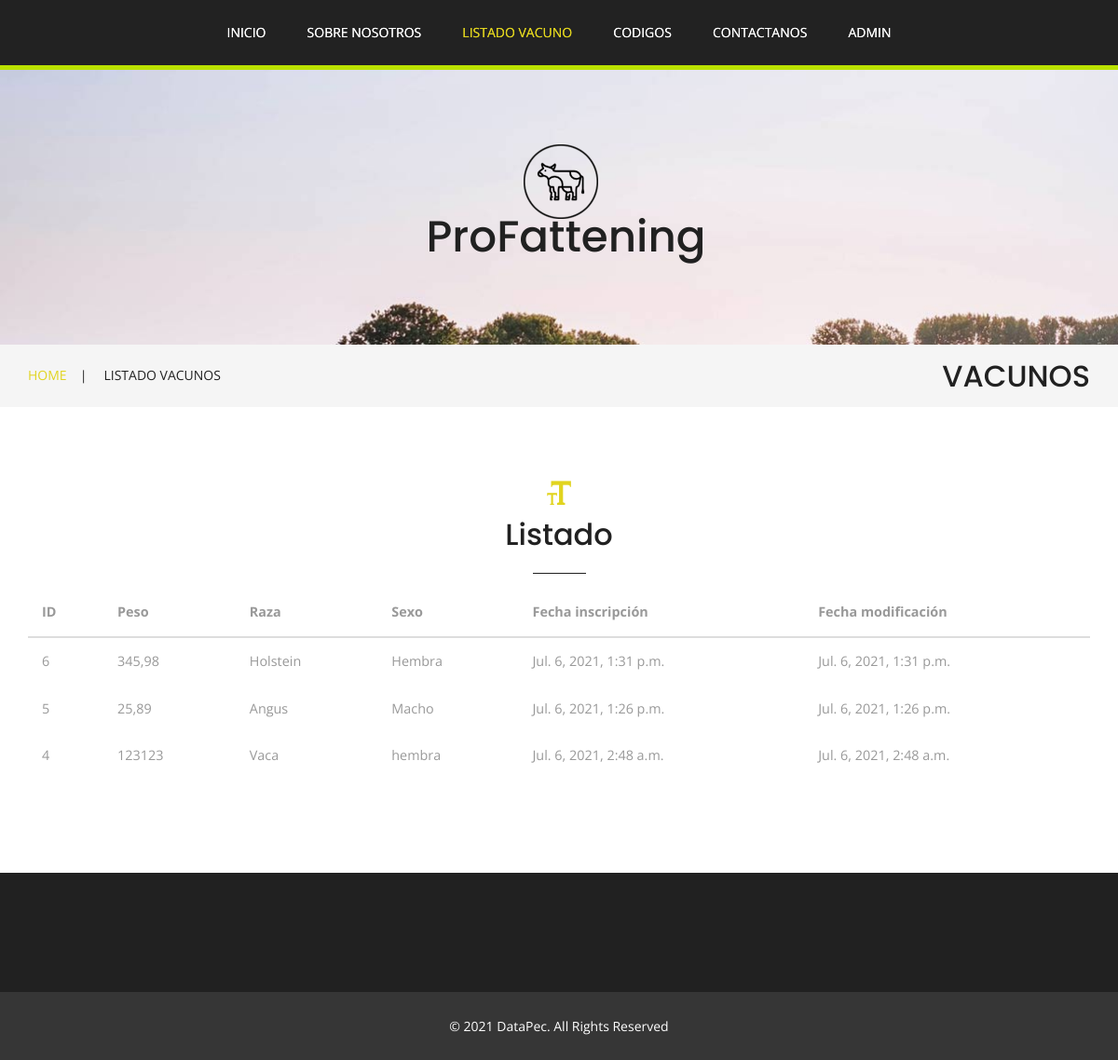
/listado/, run on the app's committed database.
### vacuno/models.py (models this page shows, shortened)
class Vaca(models.Model):
    id = models.BigAutoField(primary_key=True)
    peso = models.TextField(verbose_name="Peso")
    raza = models.TextField(verbose_name="Raza", default="Vaca")
    sexo = models.TextField(verbose_name="Sexo")
    created = models.DateTimeField(auto_now_add=True)
    update = models.DateTimeField(auto_now=True)
    class Meta:
        ordering=["-created"]

### vacuno/views.py (the view)
# urls.py: path('listado/', vacuno_views.listado, name="listado"),
def listado(request):
    vaca = Vaca.objects.all()
    return render(request, "vacuno/listado.html", {'vc':vaca})

### vacuno/templates/vacuno/listado.html (shortened to what this page needs)
{% extends 'core/basePag.html' %}
{% block menu %}
    <li><a href="/" data-hover="Inicio">Inicio</a></li>
    <li><a href="/about" data-hover="Sobre nosotros">Sobre nosotros</a></li>
    <li class="active"><a href="/" data-hover="Listado Vacuno">Listado Vacuno</a></li>
    <li><a href="/" data-hover="Codigos">Codigos</a></li>
    <li><a href="/" data-hover="Contactanos">Contactanos</a></li>
    <li><a href="/admin" data-hover="ADMIN">ADMIN</a></li>
{% endblock %}
{% block content %}
    <h3 class="head"><span class="glyphicon glyphicon-text-size" aria-hidden="true"></span>Listado</h3>
    <div class="bs-docs-example">
        <table class="table table-hover">
			<thead>
				<tr>
					<th>ID</th>
					<th>Peso</th>
					<th>Raza</th>
					<th>Sexo</th>
                    <th>Fecha inscripción</th>
                    <th>Fecha modificación</th>
				</tr>
			</thead>
			<tbody>
            {% for v in vc %}
				<tr>
					<td>{{ v.id }}</td>
					<td>{{ v.peso }}</td>
					<td>{{ v.raza }}</td>
					<td>{{ v.sexo }}</td>
                    <td>{{ v.created }}</td>
					<td>{{ v.update }}</td>
				</tr>
            {% endfor %}
			</tbody>
		</table>
    </div>
{% endblock %}

### core/templates/core/basePag.html (shortened to what this page needs)
<!DOCTYPE html>
<html>
    <head>
        {% load static %}
        <link href="{% static 'core/css/bootstrap.css' %}" rel="stylesheet" type="text/css" media="all" />
        <link href="{% static 'core/css/style.css' %}" rel="stylesheet" type="text/css" media="all" />
        <link href="{% static 'core/css/flexslider.css' %}" rel="stylesheet" type="text/css" media="screen" property="" />
    </head>
    <body>
        <div class="top-nav">
            <div class="container">
                <nav class="navbar navbar-default">
                    <div class="collapse navbar-collapse navbar-right" id="bs-example-navbar-collapse-1">
                        <nav class="menu menu--shylock">
                            <ul class="nav navbar-nav link-effect-7" id="link-effect-7">
                                {% block menu %}{% endblock %}
                            </ul>
                        </nav>
                    </div>
                </nav>
            </div>
        </div>
        <div class="banner1">
            <div class="container">
                <div class="w3ls_logo w3ls_logo_about">
                    <h1><a href="/">ProFattening</a></h1>
                </div>
            </div>
        </div>
        <div class="agileits_breadcrumbs">
            <div class="container">
                <div class="agileits_breadcrumbs_left">
                    <ul>
                        <li><a href="/">Home</a><i>|</i></li>
                        <li>Listado vacunos</li>
                    </ul>
                </div>
                <div class="agileits_breadcrumbs_right">
                    <h2>VACUNOS</h2>
                </div>
                <div class="clearfix"> </div>
            </div>
        </div>
        <div class="typo">
            <div class="container">
                {% block content %}{% endblock %}
            </div>
        </div>
        <div class="footer">
        </div>
        <div class="w3agile_copy_right">
            <div class="container">
                <p>© 2021 DataPec. All Rights Reserved
            </div>
        </div>
    </body>
</html>

### data on the page
Vaca: id "6", peso "345,98", raza "Holstein", sexo "Hembra", created "Jul. 6, 2021, 1:31 p.m.", update "Jul. 6, 2021, 1:31 p.m."
Vaca: id "5", peso "25,89", raza "Angus", sexo "Macho", created "Jul. 6, 2021, 1:26 p.m.", update "Jul. 6, 2021, 1:26 p.m."
Vaca: id "4", peso "123123", raza "Vaca", sexo "hembra", created "Jul. 6, 2021, 2:48 a.m.", update "Jul. 6, 2021, 2:48 a.m."
